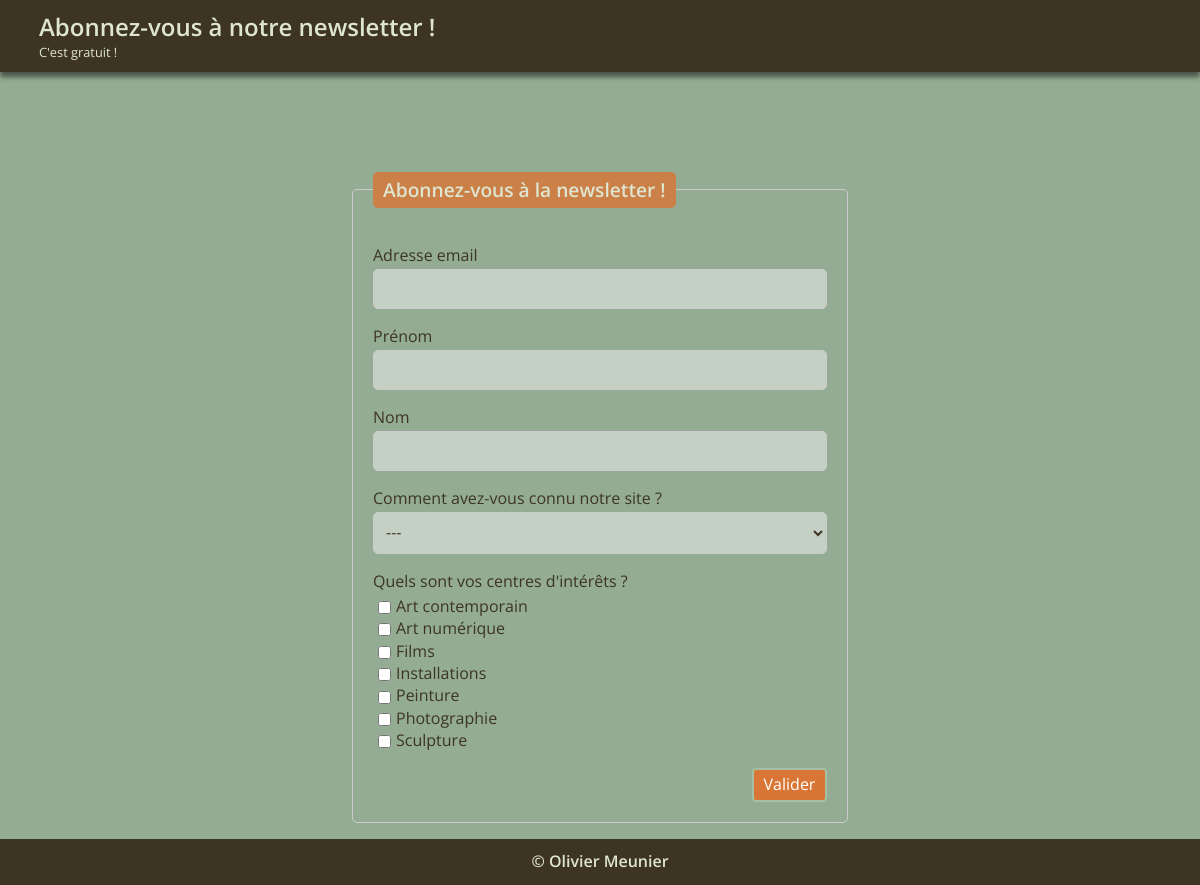
The page / on the database its author committed.
### tables this page shows
CREATE TABLE `interest` (
  `id` int(11) NOT NULL,
  `interestLabel` varchar(255) NOT NULL
);

### index.php (called while the page is built, shortened)
<?php
require 'functions.php';
$email = '';
$firstname = '';
$lastname = '';
$origines = getAllOrigins();
$interests = getAllInterest();
include 'index.phtml';

### functions.php (called while the page is built, shortened)
<?php
function getAllOrigins()
{
    $pdo = dataBaseConnect();
    $sql = 'SELECT *
            FROM origins
            ORDER BY origineLabel';
    $query = $pdo->prepare($sql);
    $query->execute();
    return $query->fetchAll();
}
function getAllInterest()
{
    $pdo = dataBaseConnect();
    $sql = 'SELECT *
            FROM interest
            ORDER BY interestLabel';
    $query = $pdo->prepare($sql);
    $query->execute();
    return $query->fetchAll();
}
function dataBaseConnect()
{
    $dsn = 'mysql:dbname=' . DB_NAME . ';host=' . DB_HOST;
    $options = [
        PDO::ATTR_DEFAULT_FETCH_MODE => PDO::FETCH_ASSOC,
        PDO::ATTR_ERRMODE => PDO::ERRMODE_EXCEPTION
    ];
    $pdo = new PDO($dsn, DB_USER, DB_PASSWORD, $options);
    $pdo->exec('SET NAMES UTF8');
    return $pdo;
}

### index.phtml (the view, shortened to what this page needs)
<html lang="fr">
<head>
    <link rel="stylesheet" href="https://cdnjs.cloudflare.com/ajax/libs/font-awesome/5.11.2/css/all.min.css">
    <link href="css/lib/normalize.css" rel="stylesheet">
    <link href="css/lib/layout.css" rel="stylesheet">
    <link href="css/lib/theme.css" rel="stylesheet">
    <link href="css/newsletter.css" rel="stylesheet">
</head>
<body>
    <header class="banner">
        <a class="banner-link" href="index.php">
            <strong class="banner-title">Abonnez-vous à notre newsletter ! </strong>
            <small>C'est gratuit !</small>
        </a>
    </header>
    <main class="project">
        <form id="subscribe-form" action="index.php" method="POST">
            <fieldset>
                <legend>Abonnez-vous à la newsletter !</legend>
                <div class="field-list">
                    <label for="email">Adresse email</label>
                    <input type="email" name="email" id="email" value="<?= $email ?>">
                </div>
                <div class="field-list">
                    <label for="firstname">Prénom</label>
                    <input type="text" name="firstname" id="firstname" value="<?= $firstname ?>">
                </div>
                <div class="field-list">
                    <label for="lastname">Nom</label>
                    <input type="text" name="lastname" id="lastname" value="<?= $lastname ?>">
                </div>
                <div class="field-list">
                    <label for="origine">Comment avez-vous connu notre site ?</label>
                    <select name="origine" id="origine">
                        <?php foreach ($origines as $origine) : ?>
                            <option value="<?= $origine['id']; ?>"><?= $origine['origineLabel']; ?></option>
                        <?php endforeach; ?>
                    </select>
                </div>
                <div class="field-list">
                    <label for="interest">Quels sont vos centres d'intérêts ?</label>
                    <?php foreach ($interests as $interest) : ?>
                        <br>
                        <input name="interest[]" type="checkbox" value="<?= $interest['id']; ?>"><?= $interest['interestLabel']; ?></input>
                    <?php endforeach; ?>
                </div>
                <input type="submit" value="Valider" class="btn">
            </fieldset>
        </form>
    </main>
    <footer id="mentions" class="mentions">
        <p><strong> &copy; Olivier Meunier</strong>
    </footer>
</body>
</html>

### css/newsletter.css (style rules this page uses)
.project { display:flex; justify-content: center; }
.project form { width: 500px; margin-top:100px; }
.project form [type="submit"] { float:right; }

### rows shown on the page
interest: interestLabel "Art contemporain"
interest: interestLabel "Art numérique"
interest: interestLabel "Films"
interest: interestLabel "Installations"
interest: interestLabel "Peinture"
interest: interestLabel "Photographie"
interest: interestLabel "Sculpture"

### other values the page prints
form field origine "---"
